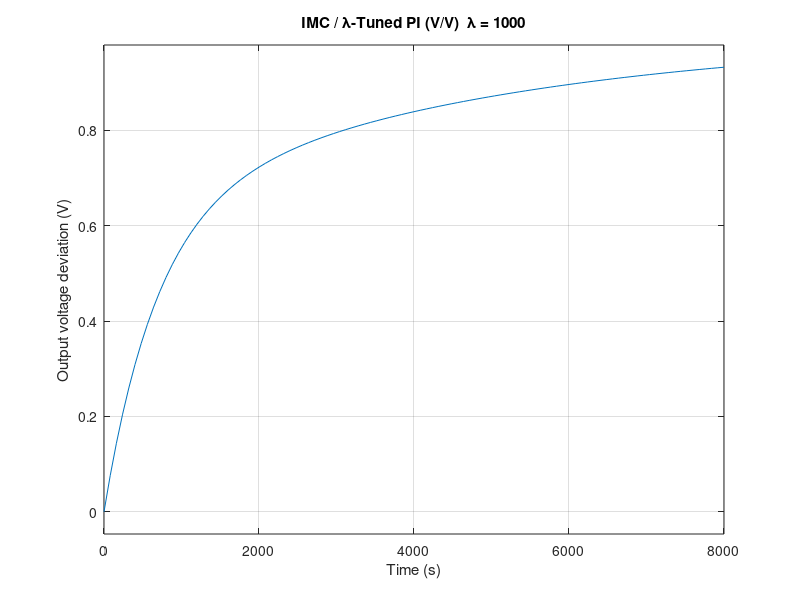

Write MATLAB code to recreate this figure.
%% IMC / Lambda Tuning for Voltage Plant (PI Controller)  [V/V]

%clear; clc; close all;

% ---- Use the V/V model from your estimator (Dataset 2 for example)
Kp_plant = 0.4604;    % <-- THIS MUST BE V/V (example only!)
tau      = 1459.68;    % time constant (s) (same)

G = tf(Kp_plant, [tau 1]);
%G = G2;
% IMC tuning parameter
lambda = 1000;         % try 800, 1000, 1200

% IMC-PI formulas (no delay)
Kp = tau / (Kp_plant * lambda);
Ki = 1 / lambda;

C_IMC = pid(Kp, Ki);

% Closed-loop
T_IMC = feedback(C_IMC * G, 1);

% Step response (this is a 1-V reference step in output volts)
figure;
step(T_IMC, 8000)
grid on;
title(['IMC / \lambda-Tuned PI (V/V)  \lambda = ' num2str(lambda)]);
xlabel('Time (s)');
ylabel('Output voltage deviation (V)');

fprintf('\nIMC / Lambda-Tuned PI Controller (V/V plant):\n');
fprintf('Kp = %.6f\n', Kp);
fprintf('Ki = %.6f\n', Ki);
